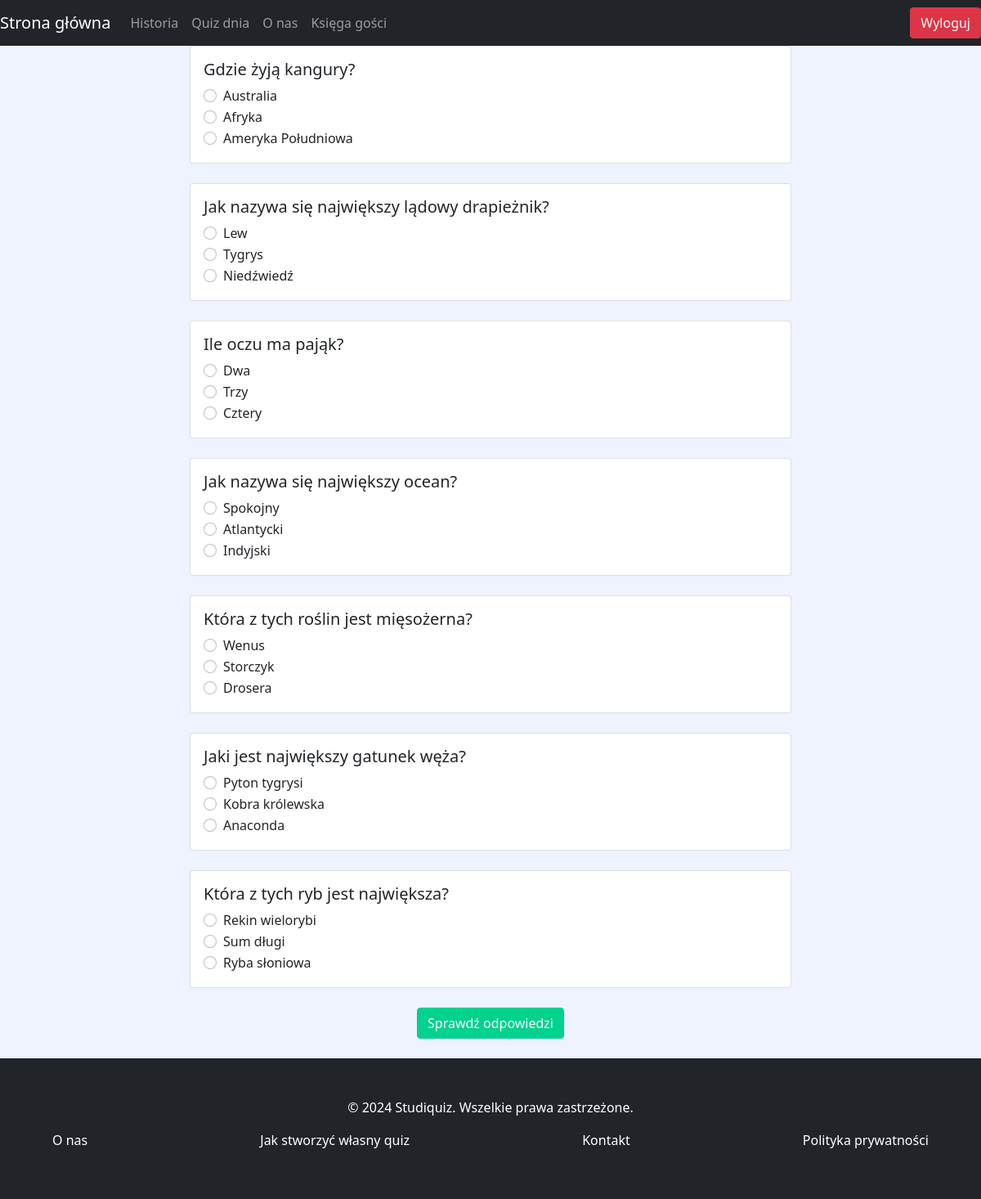
The page /quiz.php?category_id=4 (signed in) on the database its author committed.
### tables this page shows
CREATE TABLE `quiz_answers` (
  `answer_id` int NOT NULL,
  `question_id` int DEFAULT NULL,
  `answer` text
);

### quiz.php (the view, shortened to what this page needs)
<?php
require_once 'connect.php';
$category_id = $_GET['category_id'];
$query = "SELECT qq.question_id, qq.question, qa.answer_id, qa.answer
          FROM quiz_questions qq
          JOIN quiz_answers qa ON qq.question_id = qa.question_id
          WHERE qq.category_id = $category_id";
$result = mysqli_query($conn, $query);
$questions = [];
while ($row = mysqli_fetch_assoc($result)) {
    $questions[$row['question_id']]['question'] = $row['question'];
    $questions[$row['question_id']]['answers'][] = [
        'answer_id' => $row['answer_id'],
        'answer' => $row['answer']
    ];
}
?>
<!DOCTYPE html>
<html lang="pl">
<head>
    <link href="https://cdn.jsdelivr.net/npm/bootstrap@5.0.2/dist/css/bootstrap.min.css" rel="stylesheet"
>
    <link rel="stylesheet" href="css/style.css">
</head>
<body>
    <section class="main-section">
    <nav class="navbar navbar-expand-lg navbar-dark bg-body-tertiary bg-dark" data-bs-theme="dark">
      <a class="navbar-brand" href="main.php">Strona główna</a>
      <div class="collapse navbar-collapse" id="navbarSupportedContent">
        <ul class="navbar-nav me-auto mb-2 mb-lg-0">
          <li class="nav-item">
            <a class="nav-link" href="history.php">Historia</a>
          </li>
          <li class="nav-item">
            <a class="nav-link" href="day_quiz.php">Quiz dnia</a>
          </li>
          <li class="nav-item">
            <a class="nav-link" href="about.php">O nas </a>
          </li>
          <li class="nav-item">
            <a class="nav-link" href="guestbook.php">Księga gości</a>
          </li>
        </ul>
        <div class="d-flex">
          <a class="btn btn-danger" href="logout.php">Wyloguj</a>
        </div>
      </div>
    </nav>
        <form action="checkanswers.php" method="post">
            <div class="container">
                <div class="row justify-content-center">
                    <?php foreach ($questions as $question_id => $question_data): ?>
                        <div class="col-md-8">
                            <div class="card mb-4">
                                <div class="card-body">
                                    <h5 class="card-title"><?= $question_data['question'] ?></h5>
                                    <?php foreach ($question_data['answers'] as $answer): ?>
                                        <div class="form-check">
                                            <input class="form-check-input" type="radio" name="answers[<?= $question_id ?>]" value="<?= $answer['answer_id'] ?>" id="answer<?= $answer['answer_id'] ?>">
                                            <label class="form-check-label" for="answer<?= $answer['answer_id'] ?>">
                                                <?= $answer['answer'] ?>
                                            </label>
                                        </div>
                                    <?php endforeach; ?>
                                </div>
                            </div>
                        </div>
                    <?php endforeach; ?>
                    <div class="col-md-8 text-center">
                        <button type="submit" class="btn btn-primary">Sprawdź odpowiedzi</button>
                    </div>
                </div>
            </div>
        </form>
    </section>
    <footer class="bg-dark text-white text-center text-lg-start mt-4 pt-4">
    <div class="container p-4">
      <div class="row align-items-center justify-content-lg-center">
        <div class="col-lg-auto mb-3 col-md-12">
          <p class="mb-0">&copy; 2024 Studiquiz. Wszelkie prawa zastrzeżone.</p>
        </div>
        <div class="col-lg col-md-12">
          <ul class="list-unstyled d-flex justify-content-between">
            <li><a href="about.php" class="text-white">O nas</a></li>
            <li><a href="#" class="text-white">Jak stworzyć własny quiz</a></li>
            <li><a href="#" class="text-white">Kontakt</a></li>
            <li><a href="#" class="text-white">Polityka prywatności</a></li>
          </ul>
        </div>
      </div>
    </div>
  </footer>
</body>
</html>

### css/style.css (style rules this page uses)
* { margin: 0; padding: 0; box-sizing: border-box; }
body { font-size: 16px; background-color: #eff2ff; }
.main-section { padding: 0; }
.btn.btn-primary { background: #01d28e !important; border: 1px solid #01d28e !important; color: #fff !important; }
footer { background-color: #343a40; padding: 20px 0; text-align: center; margin-top: 50px; }
footer p { margin: 0; padding: 0; color: #ffffff; }
footer a { color: #ffffff; margin: 0 10px; text-decoration: none; }

### rows shown on the page
quiz_answers: answer "Australia"
quiz_answers: answer "Afryka"
quiz_answers: answer "Ameryka Południowa"
quiz_answers: answer "Lew"
quiz_answers: answer "Tygrys"
quiz_answers: answer "Niedźwiedź"
quiz_answers: answer "Dwa"
quiz_answers: answer "Trzy"
quiz_answers: answer "Cztery"
quiz_answers: answer "Spokojny"
quiz_answers: answer "Atlantycki"
quiz_answers: answer "Indyjski"
quiz_answers: answer "Wenus"
quiz_answers: answer "Storczyk"
quiz_answers: answer "Drosera"
quiz_answers: answer "Pyton tygrysi"
quiz_answers: answer "Kobra królewska"
quiz_answers: answer "Anaconda"
quiz_answers: answer "Rekin wielorybi"
quiz_answers: answer "Sum długi"
quiz_answers: answer "Ryba słoniowa"

### other values the page prints
$question_data['question'] "Gdzie żyją kangury?"
$question_data['question'] "Jak nazywa się największy lądowy drapieżnik?"
$question_data['question'] "Ile oczu ma pająk?"
$question_data['question'] "Jak nazywa się największy ocean?"
$question_data['question'] "Która z tych roślin jest mięsożerna?"
$question_data['question'] "Jaki jest największy gatunek węża?"
$question_data['question'] "Która z tych ryb jest największa?"
